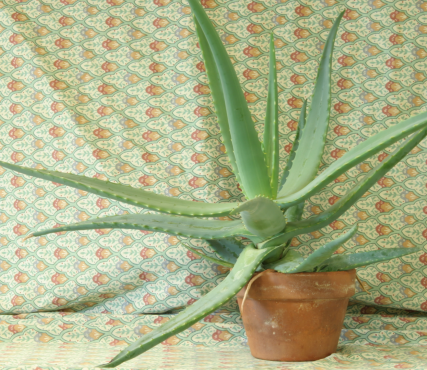
//> input picture src/images/Aloe/view1.png, 427 x 370 px
$ ./main   (built with g++ and OpenCV 4)
//> lines starting //> are read from the running program, lines starting //| are printed output that depends on the picture
### src/disparity.h
#ifndef DISPARITY_H
#define DISPARITY_H

#include <iostream>
#include <iomanip>
#include <vector>
#include <math.h>
#include <algorithm>
#include <opencv2/opencv.hpp>

using namespace cv;
using namespace std;

//计算坏点率
void Evaluate(Mat standard, Mat myMap);

//三通道彩色图像转成单通道灰度图, type表示不同的转换方式，其实优化效果并不大
Mat turnIntoGray(Mat input, int type);

//SSD实现
Mat SSD(Mat Left, Mat Right, bool LeftOrRight, int size);

//NCC实现
Mat NCC(Mat Left, Mat Right, bool LeftOrRight, int size);

//增加灰度图的强度
Mat addIntensity(Mat original, int add);

//ASW实现
Mat ASW(Mat Left, Mat Right, bool LeftOrRight, int size, int rc, int rp);

#endif

### src/disparity.cpp
#include "disparity.h"

// [15 lines left out: function Evaluate, not called in this run]

//type == 1, 2, 3 分别对应取均值、调用opencv的API、运用转换公式
Mat turnIntoGray(Mat input, int type) {

	if (input.channels() == 1)return input;

	int row = input.rows;
	int col = input.cols;
	Mat output(row, col, CV_8UC1);

	if (type == 1 || type == 3) {
		for (int i = 0; i < row; i ++) {
			for (int j = 0; j < col; j ++) {
				double temp1 = input.at<Vec3b>(i, j)[0]; //B
				double temp2 = input.at<Vec3b>(i, j)[1]; //G
				double temp3 = input.at<Vec3b>(i, j)[2]; //R
				if (type == 1)output.ptr<uchar>(i)[j] = static_cast<uchar>((temp1 + temp2 + temp3) / 3);
				else output.ptr<uchar>(i)[j] = static_cast<uchar>(temp3 * 0.299 + temp2 * 0.587 + temp1 * 0.114);
			}
		}
	}
	else if (type == 2) {
		cvtColor(input, output, CV_BGR2GRAY);
	}
	return output;
}

Mat SSD(Mat Left, Mat Right, bool LeftOrRight, int size) {
	int row = Left.rows;
	int col = Left.cols;
	Mat output(row, col, CV_8UC1);
	vector<pair<double, int> > v;
	int size_ = size / 2;
	for (int i = 0; i < row; i ++) {
		for (int j = 0; j < col; j ++) {
			v.clear();
			for (int d = 0; d <= 79; d ++) {

				if (j - d < 0 && LeftOrRight) break;
				else if (j + d >= col && (!LeftOrRight))break;

				double temp = 0;
				//因为是自适应的patch大小，所以需要计算窗口内有多少像素，以消除因为窗口大小不一致导致最终结果产生差错
				int count = 0;
				if (!LeftOrRight)d = -d;
				for (int x = i - size_; x <= i + size_; x ++) {
					for (int y = j - d - size_; y <= j - d + size_; y ++) {
						if (x < 0 || y < 0 || x >= row || y >= col || y + d < 0 || y + d >= col)continue;
						else {
							double temp1;
							double temp2;
							if (LeftOrRight) {
								temp1 = static_cast<double>(Right.ptr<uchar>(x)[y]);
								temp2 = static_cast<double>(Left.ptr<uchar>(x)[y + d]);
							}
							else {
								temp1 = static_cast<double>(Right.ptr<uchar>(x)[y + d]);
								temp2 = static_cast<double>(Left.ptr<uchar>(x)[y]);
							}
							count ++;
							temp += pow(temp1 - temp2, 2);
						}
					}
				}
				if (!LeftOrRight)d = -d;
				v.push_back(make_pair(temp/count, d));
			}

			double min = 2000000000;
			int index = 0;
			for (int k = 0; k < v.size(); k ++) {
				if (v[k].first - min < 0) {
					min = v[k].first;
					index = v[k].second;
				}
			}
			output.ptr<uchar>(i)[j] = static_cast<uchar>(index * 3);
		}
	}
	return output;
}

Mat NCC(Mat Left, Mat Right, bool LeftOrRight, int size) {
	int row = Left.rows;
	int col = Left.cols;
	Mat output(row, col, CV_8UC1);
	vector<pair<double, int> > v;
	int size_ = size / 2;
	for (int i = 0; i < row; i ++) {
		for (int j = 0; j < col; j ++) {
			v.clear();
			for (int d = 0; d <= 79; d ++) {
				if (j - d < 0 && LeftOrRight) break;
				else if (j + d >= col && (!LeftOrRight)) break;
				double tempZ = 0;
				double tempM = 0;
				if (!LeftOrRight)d = -d;
				for (int x = i - size_; x <= i + size_; x ++) {
					for (int y = j - d - size_; y <= j - d + size_; y ++) {
						if (x < 0 || y < 0 || x >= row || y >= col || y + d < 0 || y + d >= col)continue;
						double temp1;
						double temp2;
						if (LeftOrRight) {
							temp1 = static_cast<double>(Right.ptr<uchar>(x)[y]);
							temp2 = static_cast<double>(Left.ptr<uchar>(x)[y + d]);
						}
						else {
							temp1 = static_cast<double>(Right.ptr<uchar>(x)[y + d]);
							temp2 = static_cast<double>(Left.ptr<uchar>(x)[y]);
						}
						tempZ += temp1 * temp2;
					}
				}
				double temp1 = 0;
				double temp2 = 0;
				for (int x = i - size_; x <= i + size_; x ++) {
					for (int y = j - d - size_; y <= j - d + size_; y ++) {
						if (x < 0 || y < 0 || x >= row || y >= col || y + d < 0 || y + d >= col)continue;
						if (LeftOrRight) {
							temp1 += pow(static_cast<double>(Left.ptr<uchar>(x)[y + d]), 2);
							temp2 += pow(static_cast<double>(Right.ptr<uchar>(x)[y]), 2);
						}
						else {
							temp1 += pow(static_cast<double>(Left.ptr<uchar>(x)[y]), 2);
							temp2 += pow(static_cast<double>(Right.ptr<uchar>(x)[y + d]), 2);
						}
					}
				}
				tempM = sqrt(temp1 * temp2);
				double result = tempZ / tempM;
				if (!LeftOrRight)d = -d;
				v.push_back(make_pair(result, d));
			}
			double max = 0;
			int index = 0;
			for (int k = 0; k < v.size(); k ++) {
				if (v[k].first - max > 0) {
					max = v[k].first;
					index = v[k].second;
				}
			}
			output.ptr<uchar>(i)[j] = static_cast<uchar>(index * 3);
		}
	}
	return output;
}

// [11 lines left out: function addIntensity, not called in this run]

Mat ASW(Mat Left, Mat Right, bool LeftOrRight, int size, int rc, int rp) {
	int row = Left.rows;
	int col = Left.cols;
	vector<pair<double, int> > v;
	int size_ = size / 2;
	Mat output(row, col, CV_8UC1);

	//change into Lab mode
	Mat LeftLab;
	cvtColor(Left, LeftLab, CV_BGR2Lab);
	Mat RightLab;
	cvtColor(Right, RightLab, CV_BGR2Lab);


	for (int i = 0; i < row; i ++) {
		for (int j = 0; j < col; j ++) {
			v.clear();
			for (int d = 0; d <= 79; d ++) {
				if (j - d < 0 && LeftOrRight) break;
				else if (j + d >= col && (!LeftOrRight)) break;

				double tempZ = 0;
				double tempM = 0;

				if (!LeftOrRight)d = -d;
				for (int x = i - size_; x <= i + size_; x ++) {
					for (int y = j - d - size_; y <= j - d + size_; y ++) {
						if (x < 0 || y < 0 || x >= row || y >= col || y + d < 0 || y + d >= col)continue;
						double Cpq = 0;
						double Cp_q_ = 0;
						double Gpq = 0;
						double Gp_q_ = 0;
						double Wpq = 0;
						double Wp_q_ = 0;
						double e0qq_ = 0;

						//calculate Cpq\Cp_q_
						for (int temp = 0; temp < 3; temp ++) {
							double sum1;
							double sum2;
							if (LeftOrRight) {
								sum1 = static_cast<double>(LeftLab.at<Vec3b>(i, j)[temp] - LeftLab.at<Vec3b>(x, y + d)[temp]);
								sum2 = static_cast<double>(RightLab.at<Vec3b>(i, j - d)[temp] - RightLab.at<Vec3b>(x, y)[temp]);
							}
							else {
								sum1 = static_cast<double>(RightLab.at<Vec3b>(i, j)[temp] - RightLab.at<Vec3b>(x, y + d)[temp]);
								sum2 = static_cast<double>(LeftLab.at<Vec3b>(i, j - d)[temp] - LeftLab.at<Vec3b>(x, y)[temp]);
							}
							Cpq += pow(sum1, 2);
							Cp_q_ += pow(sum2, 2);
						}
						Cpq = sqrt(Cpq);
						Cp_q_ = sqrt(Cp_q_);

						//calculate Gpq\Gp_q_
						Gpq = sqrt(pow((x - i), 2) + pow((y + d - j), 2));
						Gp_q_ = sqrt(pow((x - i), 2) + pow((y - j + d), 2));

						//gain value of Wpq\Wp_q_
						Wpq = exp( - (Cpq / rc + Gpq / rp));
						Wp_q_ = exp( - (Cp_q_ / rc + Gp_q_ / rp));

						//calculate e0pq\e0p_q_
						for (int temp = 0; temp < 3; temp ++) {
							if (LeftOrRight)
								e0qq_ += fabs(static_cast<double>(Left.at<Vec3b>(x, y + d)[temp] - Right.at<Vec3b>(x, y)[temp]));
							else
								e0qq_ += fabs(static_cast<double>(Right.at<Vec3b>(x, y + d)[temp] - Left.at<Vec3b>(x, y)[temp]));
						}

						tempZ += Wpq * Wp_q_ * e0qq_;
						tempM += Wpq * Wp_q_;
					}
				}

				double result = tempZ / tempM;
				if (!LeftOrRight)d = -d;
				v.push_back(make_pair(result, d));
			}
			double min = DBL_MAX;
			int index = 0;
			for (int k = 0; k < v.size(); k ++) {
				if (v[k].first - min < 0) {
					min = v[k].first;
					index = v[k].second;
				}
			}
			output.ptr<uchar>(i)[j] = static_cast<uchar>(index * 3);
		}
	}
	return output;
}

### src/main.cpp
#include "disparity.h"
#include <string>
#include <sys/stat.h>
#include <sys/types.h>
#include <time.h>
#include <stdlib.h>

using namespace cv;
using namespace std;

#define FileNumber 21

int main(int argc, char** argv )
{


	//文件夹下的目录
	string name[FileNumber]= {"Aloe", "Baby1", "Baby2", "Baby3", "Bowling1",
	"Bowling2", "Cloth1", "Cloth2", "Cloth3", "Cloth4", "Flowerpots",
	"Lampshade1", "Lampshade2", "Midd1", "Midd2", "Monopoly",
	"Plastic", "Rocks1", "Rocks2", "Wood1", "Wood2"};

	//make destination dir
	mkdir("resultImages", S_IRWXU);

	const time_t start = time(NULL);

	for (int i = 0; i < FileNumber; i ++) {

		//在目的文件夹中创建相应的文件夹，以便存入图片
		string str = "resultImages/" + name[i];
		const char * dir = str.c_str();
		mkdir(dir, S_IRWXU);

		//读取images文件夹中的源图片
		Mat Left = imread("images/" + name[i] + "/view1.png" , -1 );
//> Left is the input picture: 370 rows x 427 cols, CV_8UC3; mean B, G, R 135.7, 176.3, 170.3
		Mat Right = imread("images/" + name[i] + "/view5.png" , -1 );
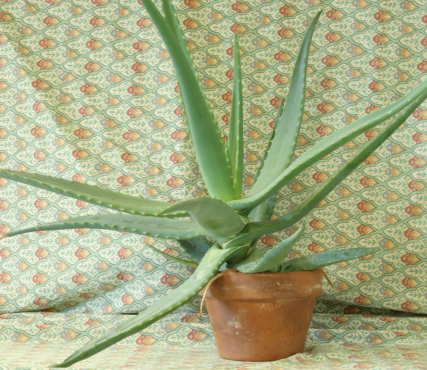
//> input picture src/images/Aloe/view5.png, 427 x 370 px
//> Right is the input picture: 370 rows x 427 cols, CV_8UC3; mean B, G, R 133.2, 173.2, 167.1
		if ( (!Left.data) || (!Right.data)) {
			printf("Please input right data~~\n");
			return -1;
		}

		//turn into gray image
		Mat disparityLeft = turnIntoGray(Left, 3);
//> after the loop in turnIntoGray, `for (int i = 0; i < row; i ++)`:
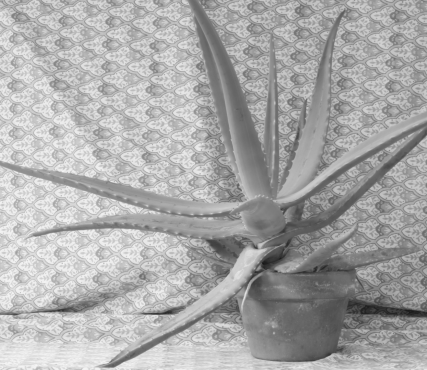
//> output: 370 rows x 427 cols, CV_8UC1; min 23, max 245, mean 169.3
		Mat disparityRight = turnIntoGray(Right, 3);
//> call 2 of turnIntoGray, with type = 3
//> after the loop in turnIntoGray (call 2), `for (int i = 0; i < row; i ++)`:
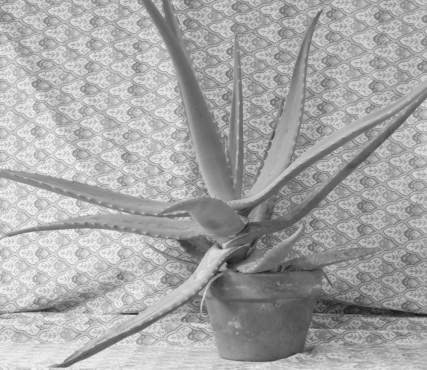
//> output: 370 rows x 427 cols, CV_8UC1; min 26, max 242, mean 166.3

		//get the disparity map and save it
		//SSD
		Mat resultLeftSSD = SSD(disparityLeft, disparityRight, true, 5);
//> after the loop in SSD, `for (int i = 0; i < row; i ++)`:
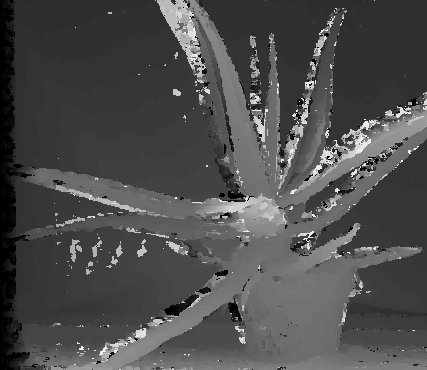
//> output: 370 rows x 427 cols, CV_8UC1; min 0, max 237, mean 77.3
//> after the loop in SSD, `for (int i = 0; i < row; i ++)`: v = 80 pairs, first 12: [1603, 0], [1701.9, 1], [1557.3, 2], [1231.4, 3], [1062.7, 4], [1040.6, 5], [1016.3, 6], [711.6, 7], [452.4, 8], [339, 9], [439, 10], [476.7, 11]
		imwrite( "resultImages/" + name[i] + "/" + name[i] + "_disp1_SSD.png", resultLeftSSD );
		Mat resultRightSSD = SSD(disparityLeft, disparityRight, false, 5);
//> call 2 of SSD, with LeftOrRight = false, size = 5
//> after the loop in SSD (call 2), `for (int i = 0; i < row; i ++)`:
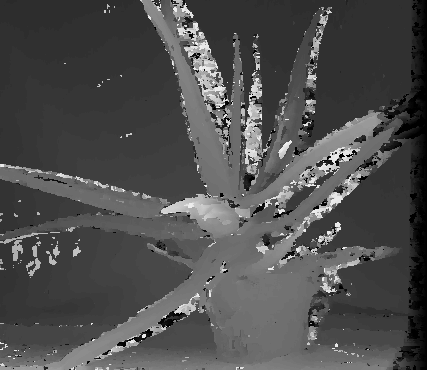
//> output: 370 rows x 427 cols, CV_8UC1; min 0, max 237, mean 78.1
//> after the loop in SSD (call 2), `for (int i = 0; i < row; i ++)`: v = 1 pair: [1603, 0]
		imwrite( "resultImages/" + name[i] + "/" + name[i] + "_disp5_SSD.png", resultRightSSD );

		//NCC
		Mat resultLeftNCC = NCC(disparityLeft, disparityRight, true, 5);
//> after the loop in NCC, `for (int i = 0; i < row; i ++)`:
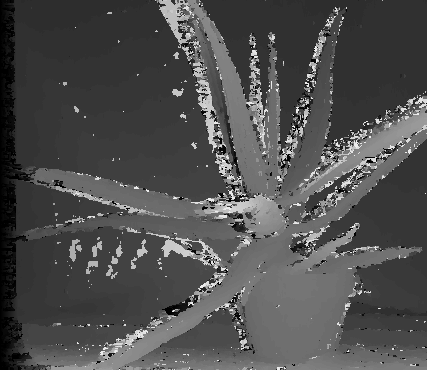
//> output: 370 rows x 427 cols, CV_8UC1; min 0, max 237, mean 78.5
//> after the loop in NCC, `for (int i = 0; i < row; i ++)`: v = 80 pairs, first 12: [1, 0], [1, 1], [1, 2], [1, 3], [1, 4], [1, 5], [1, 6], [1, 7], [1, 8], [1, 9], [1, 10], [1, 11]
		imwrite( "resultImages/" + name[i] + "/" + name[i] + "_disp1_NCC.png", resultLeftNCC );
		Mat resultRightNCC = NCC(disparityLeft, disparityRight, false, 5);
//> call 2 of NCC, with LeftOrRight = false, size = 5
//> after the loop in NCC (call 2), `for (int i = 0; i < row; i ++)`:
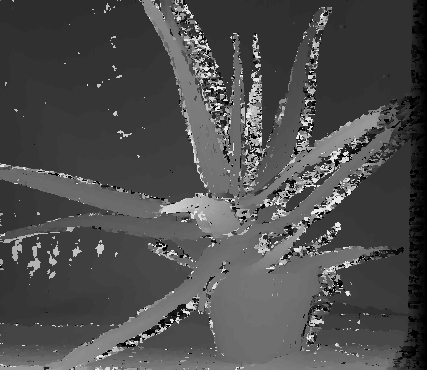
//> output: 370 rows x 427 cols, CV_8UC1; min 0, max 237, mean 77.5
//> after the loop in NCC (call 2), `for (int i = 0; i < row; i ++)`: v = 1 pair: [0.999, 0]
		imwrite( "resultImages/" + name[i] + "/" + name[i] + "_disp5_NCC.png", resultRightNCC );

		//ASW
		Mat resultLeftASW = ASW(Left, Right, true, 11, 36, 7);
//> in ASW, `cvtColor(Left, LeftLab, CV_BGR2Lab);`: LeftLab: 370 rows x 427 cols, CV_8UC3; mean of channels 0, 1, 2 179.6, 119.4, 148.5
//> in ASW, `cvtColor(Right, RightLab, CV_BGR2Lab);`: RightLab: 370 rows x 427 cols, CV_8UC3; mean of channels 0, 1, 2 176.8, 119.4, 148.3
//> (the run ends here: the time limit is reached, at `for (int i = 0; i < row; i ++)`)
